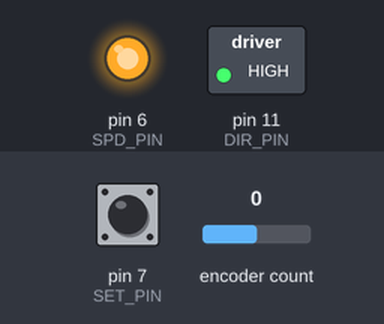
A sketch run on a simulated Arduino Uno, built with avr-gcc and run on an emulated ATmega328P. Parts: switched loads named in the sketch (green lamp = pin HIGH), output pins drawn as LEDs (lit = HIGH). Inputs (shaded band) come from the test bench; at power-on: pin 7 (SET_PIN) HIGH, encoder count 0. What the sketch prints to the serial monitor is not drawn.

Above: at 1.2 s.
1.3 s: pin 7 (SET_PIN) pulled LOW for 0.15 s
At 1.47 s:
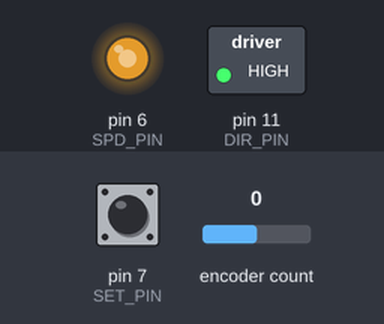
3.0 s: encoder count set to -1
Timing chart, 0 to 6.0 s (numbered marks = the images above; inputs shaded):
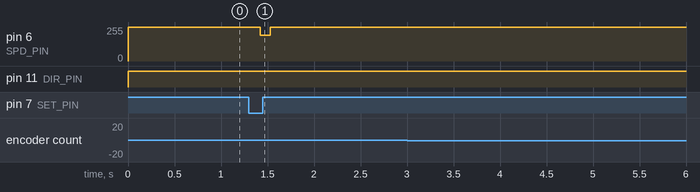

The sketch:

MotorEncoderPID.ino
```cpp
// (licence header left out)
#include <Encoder.h>
#include <PID_v1.h>
#define SPD_PIN 6
#define DIR_PIN 11
#define SET_PIN 7

Encoder myEnc(2, 3);

double Setpoint, Input, Output;

double Kp = 0.25, Ki = 0.15, Kd = 0.03;
PID posPID(&Input, &Output, &Setpoint, Kp, Ki, Kd, DIRECT);

void stopMotor() {
  digitalWrite(DIR_PIN, LOW);
  analogWrite(SPD_PIN, 0);
}

void drive(int control) {
  if (control > 0) {
    digitalWrite(DIR_PIN, HIGH);
  } else {
    digitalWrite(DIR_PIN, LOW);
  }
  analogWrite(SPD_PIN, abs(control));
}


void setup() {
  Serial.begin(9600);
  Serial.println("Starting...");
  pinMode(DIR_PIN, OUTPUT);
  pinMode(SET_PIN, INPUT_PULLUP);
  stopMotor();
  posPID.SetOutputLimits(-255, 255);
  posPID.SetMode(AUTOMATIC);

}

long oldPosition  = -999;

void loop() {
  if (digitalRead(SET_PIN) == 1) {
    Setpoint = 1000;
  } else {
    Setpoint = 0;
  }

  long newPosition = myEnc.read();
  Input = newPosition;
  Serial.print(Input);
  Serial.print("\t");
  posPID.Compute();
  Serial.println(Output);
  drive(Output);

  //  if (newPosition != oldPosition) {
  //    oldPosition = newPosition;
  //    Serial.println(newPosition);
  //  }
}
```

Measured:
- after the input at 1.3 s, pin 6 (SPD_PIN): 255/255 → 195/255 after 0.12 s, → 255/255 0.11 s later
- after the input at 3.0 s, every drawn part: stays the same
